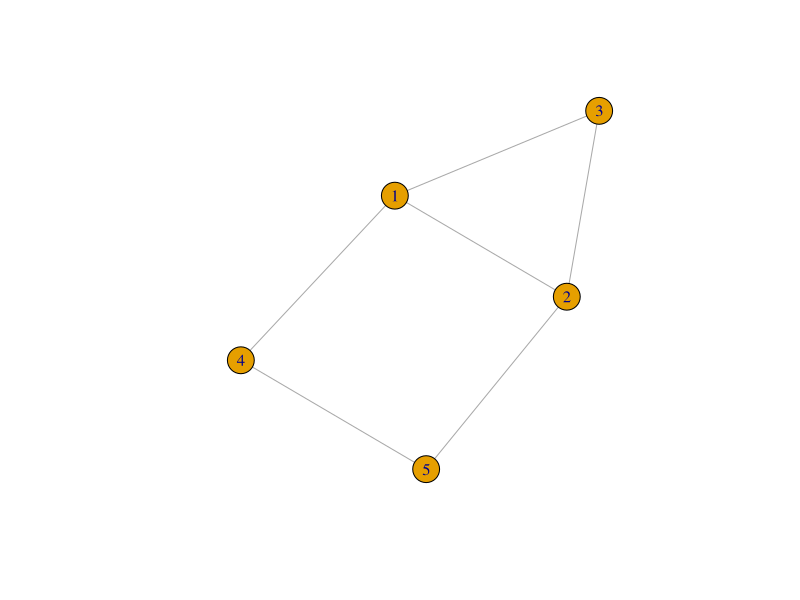
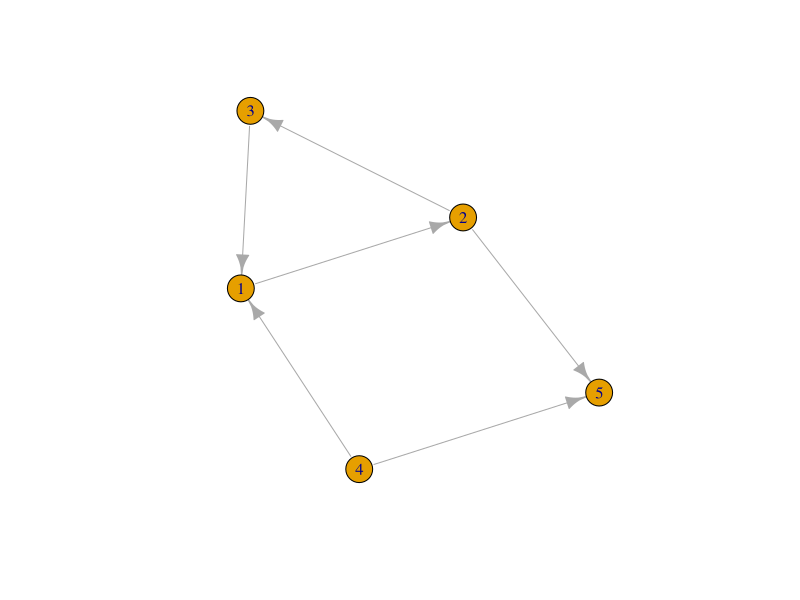
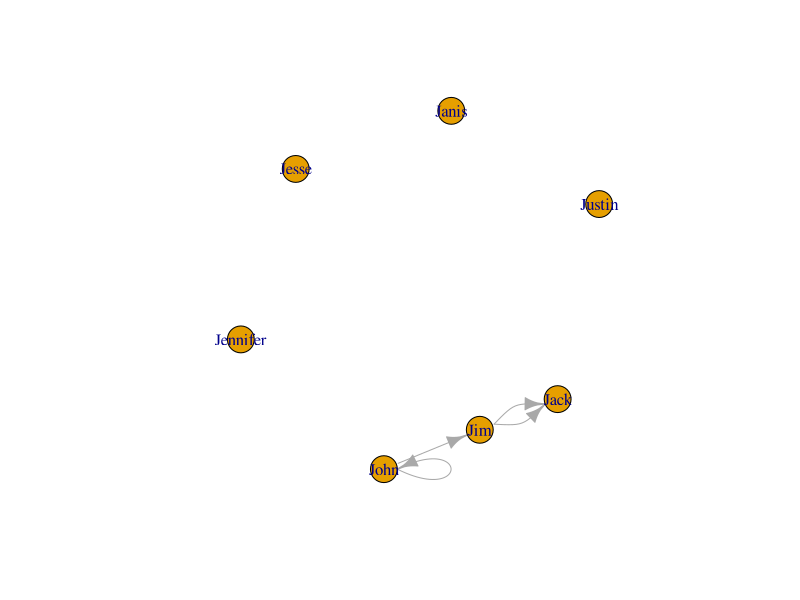

Source code (R) for these figures, in order: (Note: this script raises an error after producing the figures.)
## ---- chunk 1
knitr::opts_chunk$set(
  echo = TRUE,
  warning = TRUE,
  message = FALSE,
  comment = "#",
  R.options = list(width = 60)
)
## ---- chunk 2
## Create a vector with names of the packages we want to load
packages <- c('tidyverse', 'igraph', 'ggraph')

## Instead of a for-loop we are going to use a function lapply.
## It is extremely powerful and useful. It takes a list (or a vector
## in that case) and applies a function to each of its elements.
## Therefore, it takes two arguments: 1. list (or a vector)
## 2. a function we want to apply. It returns always a list.
## In our case we are going to define a simple function ourselves
## It will first check whether the package in question is in 
## among installed packages. If it is not, it will install it.
## Afterwards it will load the package. We will use a function
## require() instead of library() because inside a function
## it is impossible to use library(). You can try to change it
## and see what happens.
lapply(packages, function(package){
  if (!(package %in% installed.packages())){
    install.packages(package)
  }
  library(package, character.only = TRUE, logical.return = TRUE)
})
## ---- chunk 3
## Create a igrpah object
g1 <- graph( edges=c(1,2, 2,3, 3,1, 2,5, 4,5, 4,1), n=5, directed = FALSE ) 
plot(g1)
## ---- chunk 4
g2 <- graph( edges=c(1,2, 2,3, 3, 1, 2, 5, 4, 5, 4,1), n=5, directed = TRUE )
plot(g2)
## ---- chunk 5
g4 <- graph( c("John", "Jim", "Jim", "Jack", "Jim", "Jack", "John", "John"), 
             isolates=c("Jesse", "Janis", "Jennifer", "Justin"), directed = TRUE )  

plot(g4)
## ---- chunk 6
## Extract edges from the object
E(g4)
## ---- chunk 7
## Extract vertexes from the object
V(g4)
## ---- chunk 8
## Extract adjancy matrix
g4[]

## You can extract also sepcific columns or rows by using indexes
g4[1,] ## extract first row
g4[,1] ## extract first column

## This is the adjacency matrix for the directed graph. Would the 
## adjacency matrix for the undirected graph be exactly the same?
## ---- chunk 9
V(g4)$name
V(g4)$weight <- c(1,2,5,4,2,3,7)
V(g4)$gender <- c('male', 'male', 'male', 'female', 'female', 'female', 'male')
vertex_attr(g4)
## ---- chunk 10
## Draw a network with the use of ggraph
g4 %>%
  ## This is very similar to ggplot function
  ggraph(layout = 'kk') +
  ## Simple edge aestethics
  geom_edge_link(aes(start_cap = label_rect(node1.name), end_cap = label_rect(node2.name)), 
                   arrow = arrow(type = "closed", length = unit(3, 'mm'))) +
  ## Loops edge aestethics
  geom_edge_loop(aes(start_cap = label_rect(node1.name), end_cap = label_rect(node2.name)), 
                   arrow = arrow(type = "closed", length = unit(3, 'mm'))) +
  ## Nodes aestethics
  geom_node_point(aes(color = gender, size = weight)) +
  ## Labels aestethics
  geom_node_text(aes(label = name), repel = TRUE) +
  ## Adds defualt theme of the graph (white background)
  theme_graph()
## ---- chunk 11
## Compute the degree of each node
degree(g4)

## Assign the degree distribution to the object called prob
prob <- degree_distribution(g4, cumulative = FALSE, loop = TRUE, mode = 'total')
## Assign the number of degrees ot the object called degree_n
degree_n <- 0:(length(prob)-1)

## Create a data frame with two collumns degree_n and prob
tibble(degree_n = degree_n,
       prob = prob) %>%
## Plot the degree distribution of the network
  ggplot(aes(x = degree_n, y = prob)) +
  geom_line()  +
  geom_bar(stat = 'identity', alpha = .2 ) +
  theme_classic()
## ---- chunk 12
## Plot degree distribution but without loops and only considering 
## edges that are ingoing the nodes
## ---- chunk 13
E(g4)$type <- 'email'
E(g4)$weight <- c(.2,.3,.1,.5)
## ---- chunk 14
g4 %>%
  ## This is very similar to ggplot function
  ggraph(layout = 'kk') +
  ## Simple edge aestethics
  geom_edge_link(aes(edge_width = weight, start_cap = label_rect(node1.name), end_cap = label_rect(node2.name)), 
                   arrow = arrow(type = "closed", length = unit(3, 'mm')), lintetype = 1) +
  ## Loops edge aestethics
  geom_edge_loop(aes(start_cap = label_rect(node1.name), end_cap = label_rect(node2.name)), 
                   arrow = arrow(type = "closed", length = unit(3, 'mm'))) +
  ## Nodes aestethics
  geom_node_point(aes(color = gender, size = weight)) +
  ## Labels aestethics
  geom_node_text(aes(label = name), repel = TRUE) +
  ## Adds defualt theme of the graph (white background)
  theme_graph() +
  ## Scale the width of edges
  scale_edge_width_continuous(range = c(0.2,1)) +
  ## Remove the legends
  theme(legend.position = 'none')
## ---- chunk 15
## Examine the data
highschool
## ---- chunk 16
## Create a graph from edge list
g5 <- graph_from_data_frame(highschool)

## Examine the vertexes
V(g5)

## Examine attributes of vertexes
vertex_attr(g5)

## Examine the edges
E(g5)

## Examine attributes of edges
edge_attr(g5)
## ---- chunk 17
## WRITE YOUR CODE HERE
